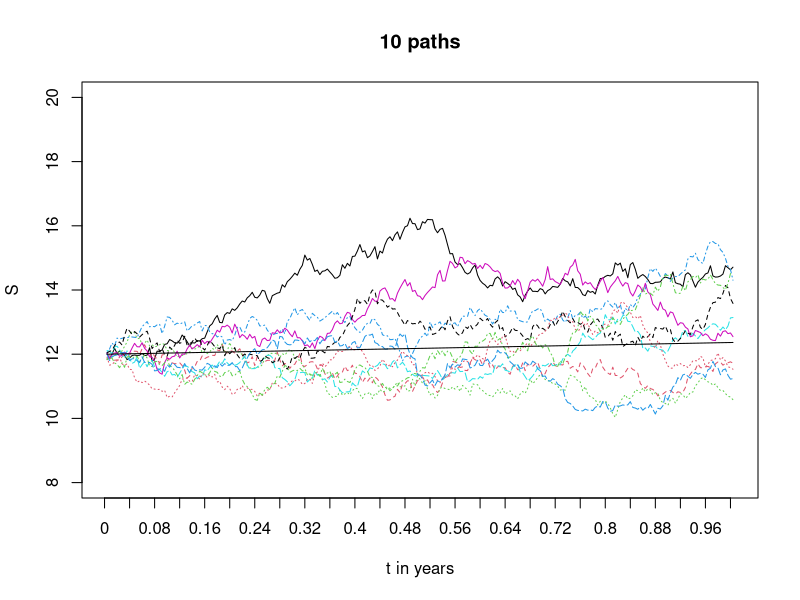
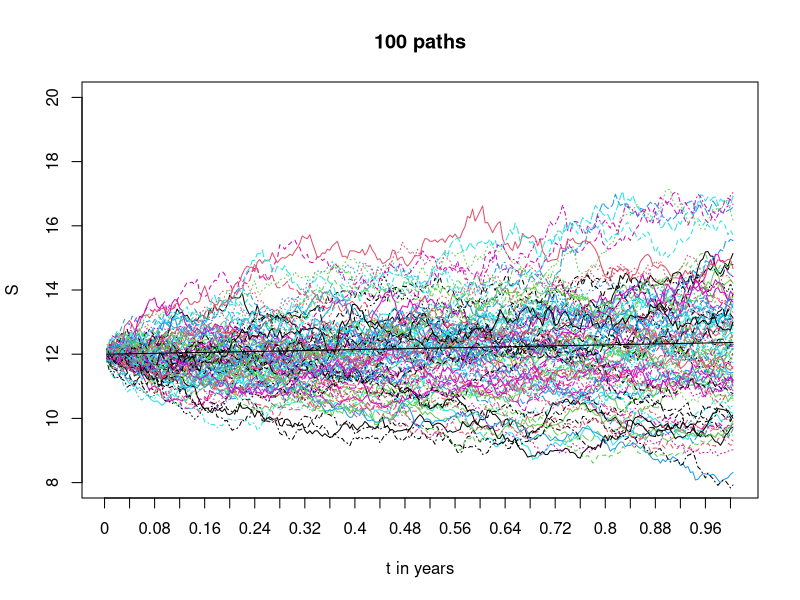
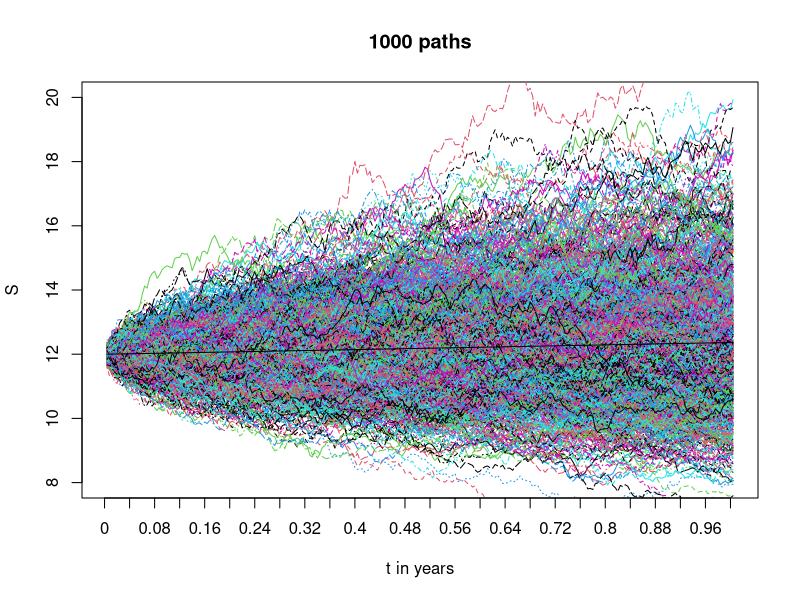

The R source for these figures, in order:
# Executable from Problem A.
# Alexander J Ohrt - Financial Statistics.

## --------------------------------------------------
set.seed(061999)
s0 <- 12
T1 <- 1
mu <- 0.03
sigma <- 0.17
n <-  250
t <- seq(0, T1, length.out = n+1) # n steps means n+1 points in this vector. 
h <- t[2] - t[1] # h = T1/n gives the same result. 
M1 <- 10
M2 <- 100
M3 <- 1000
M4 <- 10000
M5 <- 100000


## --------------------------------------------------
# Price path stochastic process. 
price.path <- function(s0, t, mu, sigma, version = "onestep"){
  if (version == "onestep"){
    Wt <- rnorm(n = length(t), sd = sqrt(t[2]-t[1])) # Draw length(t) normally distributed 
    #variables with mean 0 and variance h. 
    W2 <- cumsum(Wt) # Step size is constant, grid is uniform. We calculate the cumulative 
    #sum of the standard normal draw to simulate the Wiener process, which is N(0,t) at 
    #time t, i.e. the variance increases when the process is run further and further away 
    #from t = 0. 
    return(s0*exp(mu*t)*exp(sigma*W2-sigma^2/2*t)) # Return the one step solution to the SDE. 
  } else if (version == "EM") {
    n <- length(t)-1 # t is not strictly needed for this version,
    #but we simply extract n from t to make the function parameters as simple as possible. 
    #We subtract 1 because length of t is n+1. 
    Z <- rnorm(n) # Draw normally distributed variables. 
    S.values <- rep(NA, length.out = n+1) # Define vector for saving entire price path. 
    S.values[1] <- s0 # First value in price path is s0. 
    h <- t[2]-t[1] # Step length. 
    for (j in 2:(n+1)){ # Loop for EM scheme. 
      S.values[j] <- S.values[j-1] + mu*S.values[j-1]*h + sigma*S.values[j-1]*sqrt(h)*Z[j-1]
    }
    return(S.values) # Return the entire price path. 
  } else{
    stop("Please input a valid version name, either `EM` or `onestep`.")
  }
}
# Improvement: Could implement antithetic sampling in order to reduce the variance of the MC estimator. 
# This can be improved in the entire assignment. 


## --------------------------------------------------
# Generate the price paths for all the given number of paths. 
version <- "onestep" # Choose the version of the function we want to use. 

# For each of the M_i number of paths, we calculate M_i paths using the price.path function. 
M1.paths <- matrix(rep(NA, length.out = M1*(n+1)), nrow = M1)
for (i in 1:M1){
  M1.paths[i,] <- price.path(s0 = s0, t = t, mu = mu, sigma = sigma, version = version)
}

M2.paths <- matrix(rep(NA, length.out = M2*(n+1)), nrow = M2)
for (i in 1:M2){
  M2.paths[i,] <- price.path(s0, t, mu, sigma, version)
}

M3.paths <- matrix(rep(NA, length.out = M3*(n+1)), nrow = M3)
for (i in 1:M3){
  M3.paths[i,] <- price.path(s0, t, mu, sigma, version)
}

M4.paths <- matrix(rep(NA, length.out = M4*(n+1)), nrow = M4)
for (i in 1:M4){
  M4.paths[i,] <- price.path(s0, t, mu, sigma, version)
}

M5.paths <- matrix(rep(NA, length.out = M5*(n+1)), nrow = M5)
for (i in 1:M5){
  M5.paths[i,] <- price.path(s0, t, mu, sigma, version)
}


## --------------------------------------------------
mean.value <- s0*exp(mu*t)
matplot(t(M1.paths), type = "l", main = paste0(M1," paths"), xlab = "t in years", ylab = "S", xaxt = "n", ylim = c(8, 20))
lines(mean.value) # Drift / "mean value".
axis(1, at=seq(0,n, by = 10), labels = seq(0,1,length.out = n/10+1))

matplot(t(M2.paths), type = "l", main = paste0(M2," paths"), xlab = "t in years", ylab = "S", xaxt = "n", ylim = c(8, 20))
#lines(apply(M2.paths, 2, mean), cex = 2)
lines(mean.value) # Drift / "mean value".
axis(1, at=seq(0,n, by = 10), labels = seq(0,1,length.out = n/10+1))

matplot(t(M3.paths), type = "l", main = paste0(M3," paths"), xlab = "t in years", ylab = "S", xaxt = "n", ylim = c(8, 20))
lines(mean.value) # Drift / "mean value".
axis(1, at=seq(0,n, by = 10), labels = seq(0,1,length.out = n/10+1))


## --------------------------------------------------
# Calculate the Monte-Carlo estimator of $\hat{S}_T$ for each of the values of $M_i$.
hat_ST <- function(M){
  mean(M[,dim(M)[[2]]]) # Calculate mean over last value of all M_i paths. 
}
# This simply calculates the average over the last value of all the different paths. 

CI_ST <- function(M){
  s <- sd(M[,dim(M)[[2]]]) # Calculate sample standard deviation over last value of all M_i paths. 
  m <- hat_ST(M) # Calculate mean.
  ste <- qnorm(0.975)*s/sqrt(dim(M)[[1]])
  return(list(l = m - ste, u = m + ste))
}


## --------------------------------------------------
M1.hat <- hat_ST(M1.paths) 
CI1 <- CI_ST(M1.paths)
M2.hat <- hat_ST(M2.paths) 
CI2 <- CI_ST(M2.paths)
M3.hat <- hat_ST(M3.paths) 
CI3 <- CI_ST(M3.paths)
M4.hat <- hat_ST(M4.paths) 
CI4 <- CI_ST(M4.paths)
M5.hat <- hat_ST(M5.paths) 
CI5 <- CI_ST(M5.paths)

col1 <- rbind(M1.hat, CI1$l, CI1$u)
col2 <- rbind(M2.hat, CI2$l, CI2$u)
col3 <- rbind(M3.hat, CI3$l, CI3$u)
col4 <- rbind(M4.hat, CI4$l, CI4$u)
col5 <- rbind(M5.hat, CI5$l, CI5$u)


## --------------------------------------------------
hats <- cbind(col1, col2, col3, col4, col5)
colnames(hats) <- c("M1 = 10", "M2 = 100", "M3 = 1000", "M4 = 10000", "M5 = 100000") 
rownames(hats) <- c("Est.", "Lower CI", "Upper CI")
knitr::kable(hats, caption = "Monte Carlo Estimation for S_T, varying M")


## --------------------------------------------------
mean.value[length(mean.value)] # Drift / "mean value".
# This can also be calculated simply by s0*exp(mu*T1).


## --------------------------------------------------
M.star <- 1000
n1 <- 12
n2 <- 24
n3 <- 250
n4 <- 1000


## --------------------------------------------------
# Find new paths. 
n1.paths <- matrix(rep(NA, length.out = M.star*(n1+1)), nrow = M.star)
t1 <- seq(0, T1, length.out = n1+1) # n steps means n+1 points in this vector. 
for (i in 1:M.star){
  n1.paths[i,] <- price.path(s0, t1, mu, sigma, version)
}

n2.paths <- matrix(rep(NA, length.out = M.star*(n2+1)), nrow = M.star)
t2 <- seq(0, T1, length.out = n2+1) # n steps means n+1 points in this vector.
for (i in 1:M.star){
  n2.paths[i,] <- price.path(s0, t2, mu, sigma, version )
}

n3.paths <- matrix(rep(NA, length.out = M.star*(n3+1)), nrow = M.star)
t3 <- seq(0, T1, length.out = n3+1) # n steps means n+1 points in this vector. 
for (i in 1:M.star){
  n3.paths[i,] <- price.path(s0, t3, mu, sigma, version)
}

n4.paths <- matrix(rep(NA, length.out = M.star*(n4+1)), nrow = M.star)
t4 <- seq(0, T1, length.out = n4+1) # n steps means n+1 points in this vector. 
for (i in 1:M.star){
  n4.paths[i,] <- price.path(s0, t4, mu, sigma, version)
}


## ---- eval = F, echo = F---------------------------
## # Burde nok helst unngå den transponerte, heller definere matrisen omvendt.
## matplot(t(n1.paths), type = "l")
## matplot(t(n2.paths), type = "l")
## matplot(t(n3.paths), type = "l")
## matplot(t(n4.paths), type = "l")


## --------------------------------------------------
n1.hat <- hat_ST(n1.paths) 
CI1 <- CI_ST(n1.paths)
n2.hat <- hat_ST(n2.paths) 
CI2 <- CI_ST(n2.paths)
n3.hat <- hat_ST(n3.paths) 
CI3 <- CI_ST(n3.paths)
n4.hat <- hat_ST(n4.paths) 
CI4 <- CI_ST(n4.paths)

col1 <- rbind(n1.hat, CI1$l, CI1$u)
col2 <- rbind(n2.hat, CI2$l, CI2$u)
col3 <- rbind(n3.hat, CI3$l, CI3$u)
col4 <- rbind(n4.hat, CI4$l, CI4$u)

hats <- cbind(col1, col2, col3, col4)
colnames(hats) <- c("n1 = 12", "n2 = 24", "n3 = 250", "n4 = 1000")
rownames(hats) <- c("Est.", "Lower CI", "Upper CI")
knitr::kable(hats, caption = "Monte Carlo Estimation for S_T, varying n")
